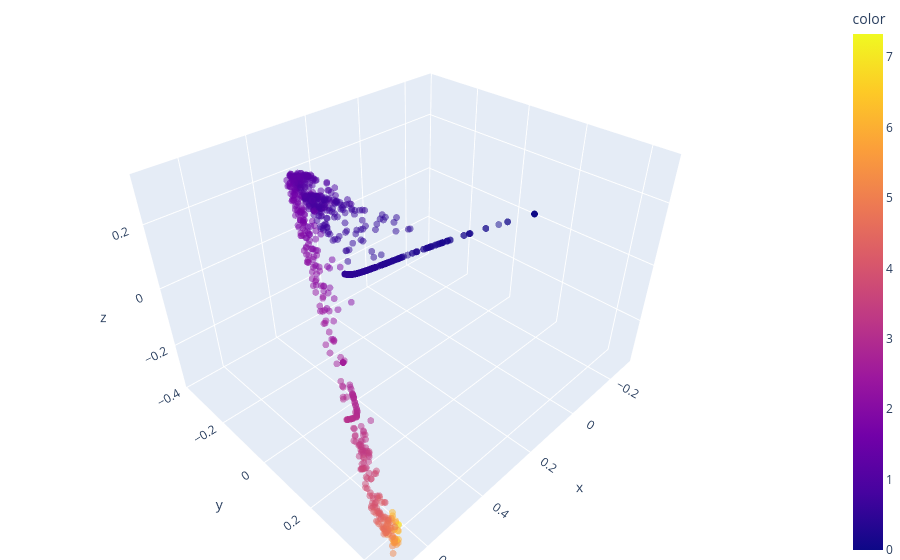

The cell this chart's notebook holds for it:
### Code cell
fig = px.scatter_3d(
    x=np.real(embedding[:,0]), 
    y=np.real(embedding[:,1]), 
    z=np.real(embedding[:,2]), 
    color=np.sum(nearest_neighbor_matrix, axis=1),
    opacity=0.5,
)
fig.update_traces(marker=dict(size=4))
fig.update_layout(margin=dict(l=0, r=0, b=0, t=0))
fig.show()

### Figure 1 — Plotly figure (JSON) as saved in the notebook; plotly's stock layout.template omitted (floating-point values rounded to 4 significant figures; data arrays with more than 128 entries replaced by an {"elided": "..."} marker saying what was removed)
{"data": [{"hovertemplate": "x=%{x}<br>y=%{y}<br>z=%{z}<br>color=%{marker.color}<extra></extra>", "legendgroup": "", "marker": {"color": {"elided": "2200 float values"}, "coloraxis": "coloraxis", "opacity": 0.5, "size": 4, "symbol": "circle"}, "mode": "markers", "name": "", "scene": "scene", "showlegend": false, "type": "scatter3d", "x": {"elided": "2200 float values"}, "y": {"elided": "2200 float values"}, "z": {"elided": "2200 float values"}}], "layout": {"coloraxis": {"colorbar": {"title": {"text": "color"}}, "colorscale": [[0, "#0d0887"], [0.1111, "#46039f"], [0.2222, "#7201a8"], [0.3333, "#9c179e"], [0.4444, "#bd3786"], [0.5556, "#d8576b"], [0.6667, "#ed7953"], [0.7778, "#fb9f3a"], [0.8889, "#fdca26"], [1, "#f0f921"]]}, "legend": {"tracegroupgap": 0}, "margin": {"b": 0, "l": 0, "r": 0, "t": 0}, "scene": {"domain": {"x": [0, 1], "y": [0, 1]}, "xaxis": {"title": {"text": "x"}}, "yaxis": {"title": {"text": "y"}}, "zaxis": {"title": {"text": "z"}}}}}
